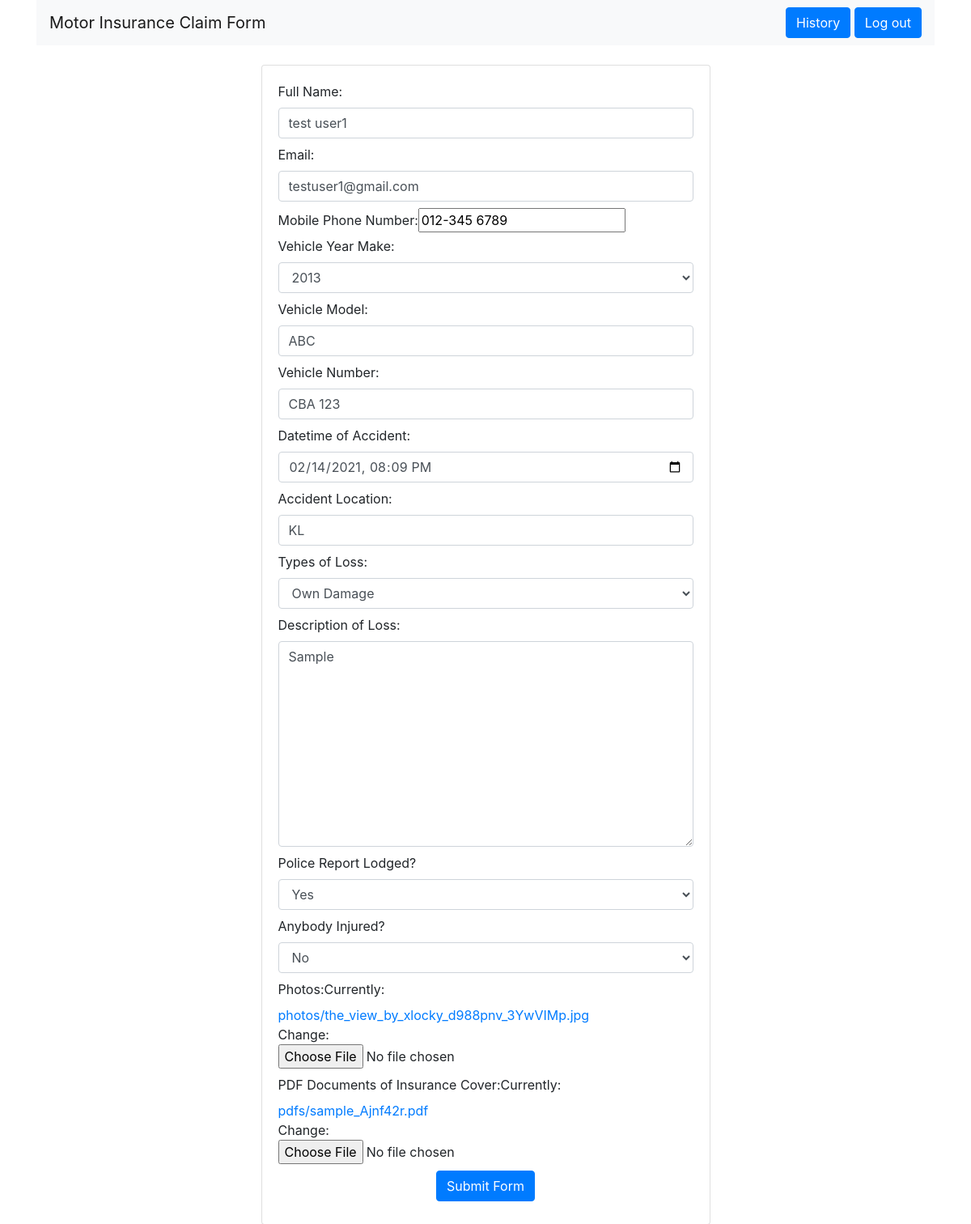
The page /history/user8/claim8 (signed in) on the database its author committed.
### formApp/models.py (models this page shows, shortened)
class Claims(models.Model):
    class Meta:
        verbose_name_plural = "Claims"
    user = models.ForeignKey(User, on_delete=models.CASCADE, null=True)
    name = models.CharField(max_length=100, blank=False)
    email = models.EmailField(blank=False)
    mobile_number = PhoneNumberField(blank=False)
    year_choices = ((x, x) for x in range(1950, datetime.now().year + 1))
    vehicle_year_make = models.IntegerField(choices=year_choices)
    vehicle_model = models.CharField(max_length=100, blank=False)
    vehicle_number = models.CharField(max_length=100, blank=False)
    accident_datetime = models.DateTimeField(blank=False)
    location = models.CharField(max_length=100, blank=False)
    loss_type_choices = (
        ('Own Damage', 'Own Damage'),
        ('Knock for Knock', 'Knock for Knock'),
        ('Windscreen Damage', 'Windscreen Damage'),
        ('Theft', 'Theft')
    )
    loss_type = models.CharField(max_length=17, choices=loss_type_choices, blank=False)
    loss_description = models.TextField(max_length=1000, blank=False)
    yes_no_choices = (
        ('Yes', 'Yes'),
        ('No', 'No')
    )
    police_report_lodged = models.CharField(max_length=3, choices=yes_no_choices, blank=False)
    anybody_injured = models.CharField(max_length=3, choices=yes_no_choices, blank=False)
    photo = models.ImageField(upload_to='photos/', blank=False)
    pdf_document = models.FileField(upload_to='pdfs/', validators=[FileExtensionValidator(['pdf'])], blank=False)
    claim_progress_choices = (
        ('In Progress', 'In Progress'),
        ('Accepted', 'Accepted')
    )
    claim_progress = models.CharField(max_length=11, choices=claim_progress_choices, default='In Progress')

### formApp/views.py (the view)
# urls.py: path('history/user<int:user_pk>/claim<int:claim_pk>', views.editClaim, name='claim-edit'),
@login_required
def editClaim(request, user_pk, claim_pk):
    if request.user.pk != user_pk:
        raise PermissionDenied("You have no permission to edit other user's claim form")
    claim = get_object_or_404(Claims, pk=claim_pk, user__pk=user_pk)
    if claim.claim_progress == 'Accepted':
        messages.info(request, 'The claim form is accepted and further amendment is not allowed.')
        claimForm = None
    else:
        claimForm = ClaimsForm(request.POST or None,instance=claim)
        if claimForm.is_valid():
            claim = claimForm.save(commit=False)
            claim.save()
            messages.success(request, 'The claim form is successfully updated.')
    return render(request, 'formApp/edit.html', context={'claimForm':claimForm})

### formApp/templates/formApp/edit.html (shortened to what this page needs)
{% extends 'formApp/base.html' %}
{% block content %}
<div class="d-flex justify-content-center">
    <div class="card my-4" style="width: 50%;">
        <div class="card-body">
            <form action="" method="post" enctype="multipart/form-data">
                 {% if claimForm %}
                    {{ claimForm }}
                    <div class="mx-auto my-2" style="width: fit-content;">
                        <button class="btn btn-primary" type="submit">Submit Form</button>
                    </div>
                 {% endif %}
            </form>
        </div>
    </div>
</div>
{% endblock %}

### rows shown on the page
Claims: name "test user1", email "testuser1@gmail.com", mobile_number "012-345 6789", vehicle_year_make "2013", vehicle_model "ABC", vehicle_number "CBA 123", accident_datetime "02/14/2021 20:09", location "KL", loss_type "Own Damage", loss_description "Sample", police_report_lodged "Yes", anybody_injured "No"
